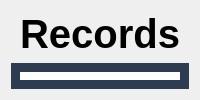
            <widget class="QWidget" name="records">
             <layout class="QVBoxLayout" name="verticalLayout_35">
              <item alignment="Qt::AlignHCenter">
               <widget class="QLabel" name="label_14">
                <property name="maximumSize">
                 <size>
                  <width>16777215</width>
                  <height>50</height>
                 </size>
                </property>
                <property name="font">
                 <font>
                  <pointsize>30</pointsize>
                  <weight>75</weight>
                  <bold>true</bold>
                 </font>
                </property>
                <property name="text">
                 <string>Records</string>
                </property>
               </widget>
              </item>
              <item>
               <widget class="QFrame" name="frame_29">
                <property name="sizePolicy">
                 <sizepolicy hsizetype="Preferred" vsizetype="Preferred">
                  <horstretch>0</horstretch>
                  <verstretch>0</verstretch>
                 </sizepolicy>
                </property>
                <property name="styleSheet">
                 <string notr="true">#frame_29 {
	background-color:  rgb(45, 60, 81);
	border-radius: 20px;
}</string>
                </property>
                <property name="frameShape">
                 <enum>QFrame::StyledPanel</enum>
                </property>
                <property name="frameShadow">
                 <enum>QFrame::Raised</enum>
                </property>
                <layout class="QVBoxLayout" name="verticalLayout_36">
                 <item>
                  <widget class="QFrame" name="frame_53">
                   <property name="styleSheet">
                    <string notr="true">#frame_53 {
	background-color: #fff;
	border-radius: 20px;
}</string>
                   </property>
                   <property name="frameShape">
                    <enum>QFrame::StyledPanel</enum>
                   </property>
                   <property name="frameShadow">
                    <enum>QFrame::Raised</enum>
                   </property>
                   <widget class="QTableWidget" name="recordTable">
                    <property name="geometry">
                     <rect>
                      <x>70</x>
                      <y>10</y>
                      <width>722</width>
                      <height>433</height>
                     </rect>
                    </property>
                    <property name="styleSheet">
                     <string notr="true">/*HORIZONTAL*/

QcrollBar:horizontal {
	border: none;
	width: 14px;
	margin: 15px 0 15px 0;
	border-radius: 0px;
}

QScrollBar::handle:horizontal{
	background-color: rgb(39, 40, 101);
	min-width: 30px;
	border-radius: 7px;
}

QScrollBar::handle:horizontal:hover{
	background-color: rgb(30, 215, 96);
}

QScrollBar::handle:horizontal:pressed{
	background-color: #fff;
}

QScrollBar::sub-line:vertical {
	border: none;
	background-color: rgb(39, 40, 101);
	height: 15px;
	border-top-left-radius: 7px;
	border-top-right-radius: 7px;
	subcontrol-position: top;
	subcontrol-origin: margin;
}

QScrollBar::sub-line:horizontal:hover{
	background-color: rgb(30, 215, 96);
}

QScrollBar::sub-line:horizintal:pressed{
	background-color: #fff;
}</string>
                    </property>
                    <column>
                     <property name="text">
                      <string>recordID</string>
                     </property>
                    </column>
                    <column>
                     <property name="text">
                      <string>memberID</string>
                     </property>
                    </column>
                    <column>
                     <property name="text">
                      <string>rewardName</string>
                     </property>
                    </column>
                    <column>
                     <property name="text">
                      <string>rewardAmount</string>
                     </property>
                    </column>
                    <column>
                     <property name="text">
                      <string>date</string>
                     </property>
                    </column>
                   </widget>
                  </widget>
                 </item>
                </layout>
               </widget>
              </item>
             </layout>
            </widget>
